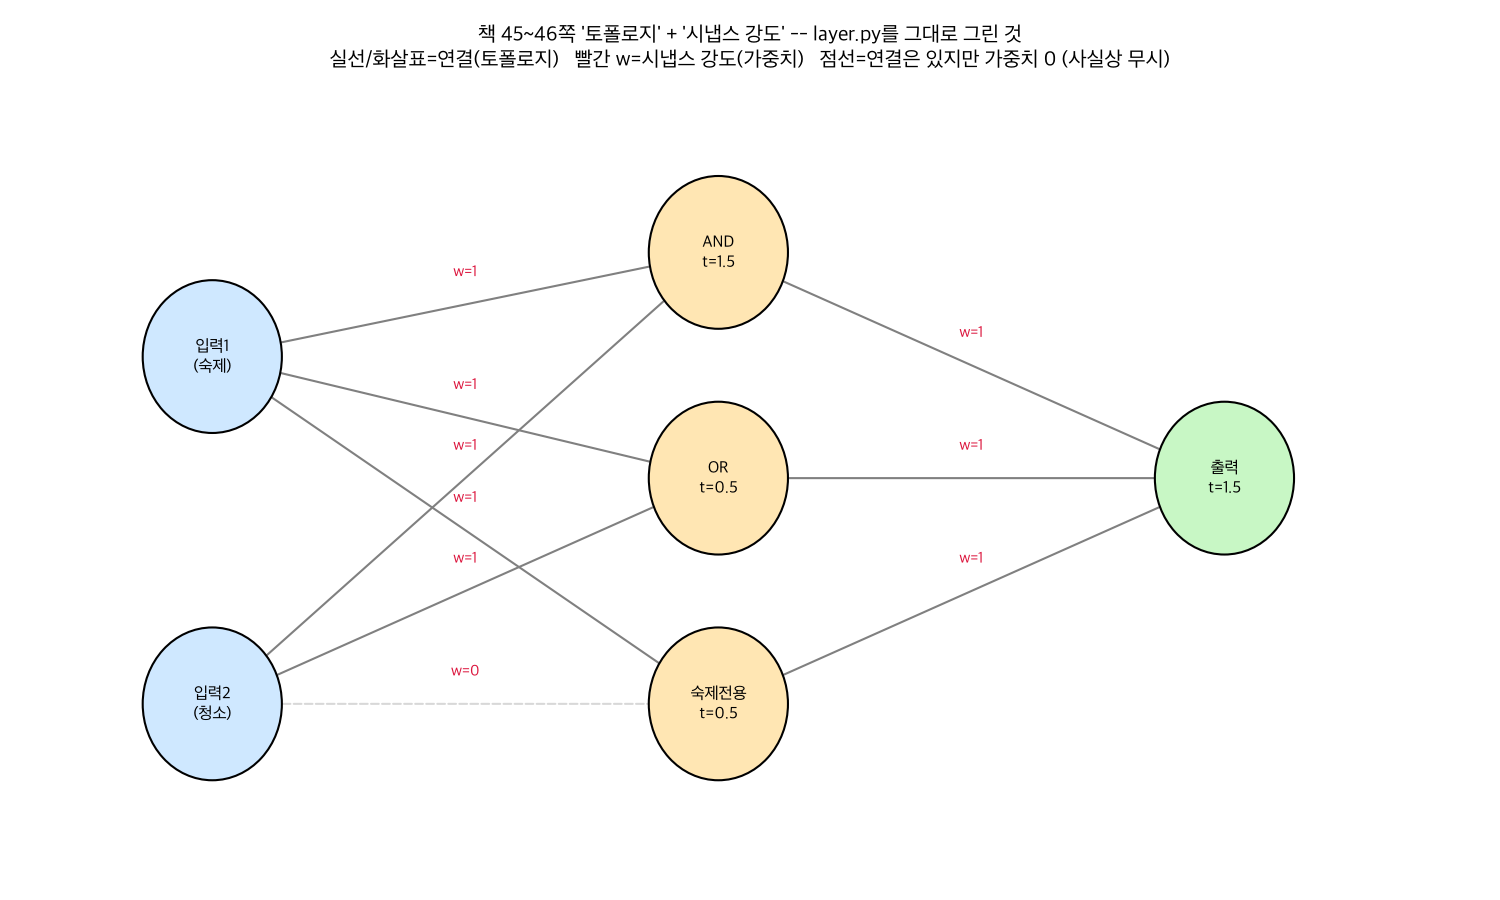

Generate this figure with Python:
"""
보충 자료 -- 책 45쪽 "토폴로지 정의" / 46쪽 "첫 번째 신경세포층 구축하기" 시각화
우리가 이미 만든 layer.py의 은닉층 네트워크를 그대로 그림으로 그려서
"연결(토폴로지)"과 "시냅스 강도(가중치)"가 서로 다른 것임을 눈으로 확인한다.
"""
import matplotlib
matplotlib.use("Agg")
import matplotlib.pyplot as plt
from matplotlib.patches import Circle, FancyArrowPatch

plt.rcParams["font.family"] = "Apple SD Gothic Neo"
plt.rcParams["axes.unicode_minus"] = False

fig, ax = plt.subplots(figsize=(10, 6))

# 위치 정의: (x, y)
inputs = {"입력1\n(숙제)": (0, 1.0), "입력2\n(청소)": (0, 0.0)}
hidden = {"AND\nt=1.5": (1.6, 1.3), "OR\nt=0.5": (1.6, 0.65), "숙제전용\nt=0.5": (1.6, 0.0)}
output = {"출력\nt=1.5": (3.2, 0.65)}

def draw_node(name, pos, color):
    circ = Circle(pos, 0.22, facecolor=color, edgecolor="black", zorder=3)
    ax.add_patch(circ)
    ax.text(pos[0], pos[1], name, ha="center", va="center", fontsize=8, zorder=4)

def draw_edge(p1, p2, weight):
    style = "-" if weight != 0 else "--"
    alpha = 1.0 if weight != 0 else 0.3
    arrow = FancyArrowPatch(p1, p2, arrowstyle="-|>", mutation_scale=12,
                              color="gray", linestyle=style, alpha=alpha, zorder=1)
    ax.add_patch(arrow)
    mx, my = (p1[0]+p2[0])/2, (p1[1]+p2[1])/2
    ax.text(mx, my + 0.08, f"w={weight}", ha="center", fontsize=7.5, color="crimson", zorder=5)

for name, pos in inputs.items():
    draw_node(name, pos, "#cfe8ff")
for name, pos in hidden.items():
    draw_node(name, pos, "#ffe6b3")
for name, pos in output.items():
    draw_node(name, pos, "#c8f7c5")

# 연결(토폴로지) + 시냅스 강도(가중치) -- layer.py의 w1, w2 그대로
i1, i2 = list(inputs.values())
h_and, h_or, h_hw = list(hidden.values())
out = list(output.values())[0]

draw_edge(i1, h_and, 1); draw_edge(i2, h_and, 1)
draw_edge(i1, h_or, 1);  draw_edge(i2, h_or, 1)
draw_edge(i1, h_hw, 1);  draw_edge(i2, h_hw, 0)   # 숙제전용은 청소 입력과 '연결은 있지만' 가중치 0
draw_edge(h_and, out, 1); draw_edge(h_or, out, 1); draw_edge(h_hw, out, 1)

ax.set_xlim(-0.6, 4.0)
ax.set_ylim(-0.5, 1.8)
ax.axis("off")
ax.set_title("책 45~46쪽 '토폴로지' + '시냅스 강도' -- layer.py를 그대로 그린 것\n"
              "실선/화살표=연결(토폴로지)   빨간 w=시냅스 강도(가중치)   점선=연결은 있지만 가중치 0 (사실상 무시)",
              fontsize=10)
fig.tight_layout()
fig.savefig("topology_demo.png", dpi=150)
print("saved: topology_demo.png")
